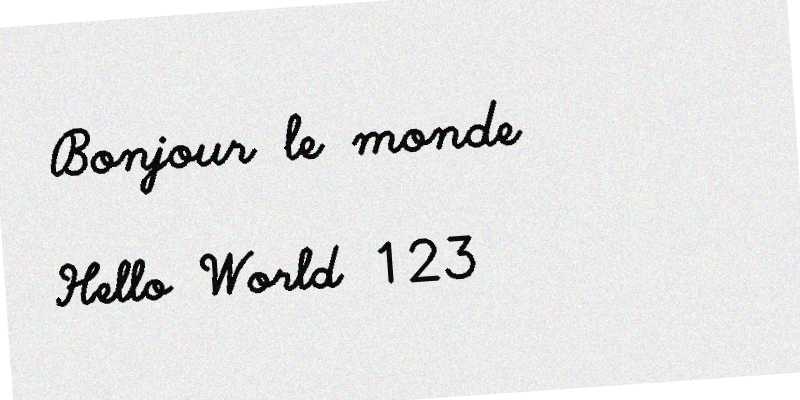
#> input picture test_images/test_manuscrit.png, 800 x 400 px
$ python -i image_processing.py   (imports and definitions only)   (older library calls are emulated)
#> lines starting #> are read from the running program, lines starting #| are printed output that depends on the picture
#> further down, picture is the input picture: shape (400, 800, 3); mean B, G, R 228.2, 228.3, 228.3
import cv2
import numpy as np

def remove_shadows(image: np.ndarray) -> np.ndarray:
    """Supprime les ombres portees en divisant l'image par son fond estime."""
    # Convertir en niveaux de gris si ce n'est pas deja le cas
    if len(image.shape) == 3:
        gray = cv2.cvtColor(image, cv2.COLOR_BGR2GRAY)
    else:
        gray = image.copy()

    # Estimer le fond avec un grand filtre median
    # kernel size doit etre suffisamment grand pour effacer le texte mais garder les ombres
    dilated = cv2.dilate(gray, np.ones((7, 7), np.uint8))
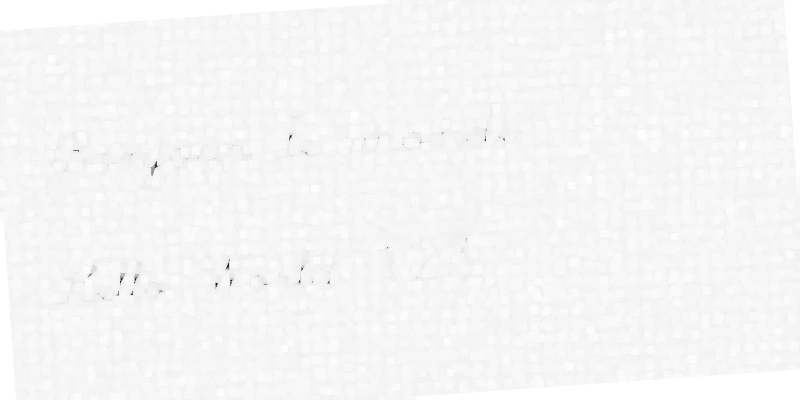
#> dilated: shape (400, 800); min 19, max 255, mean 246.4
    bg_img = cv2.medianBlur(dilated, 21)

    # Diviser l'image originale par le fond pour normaliser l'eclairage
    diff = 255 - cv2.absdiff(gray, bg_img)
    norm_img = cv2.normalize(diff, None, alpha=0, beta=255, norm_type=cv2.NORM_MINMAX, dtype=cv2.CV_8UC1)

    return norm_img

def enhance_contrast_clahe(image: np.ndarray) -> np.ndarray:
    """Ameliore le contraste local sans bruler les blancs (CLAHE)."""
    clahe = cv2.createCLAHE(clipLimit=2.0, tileGridSize=(8, 8))
    return clahe.apply(image)
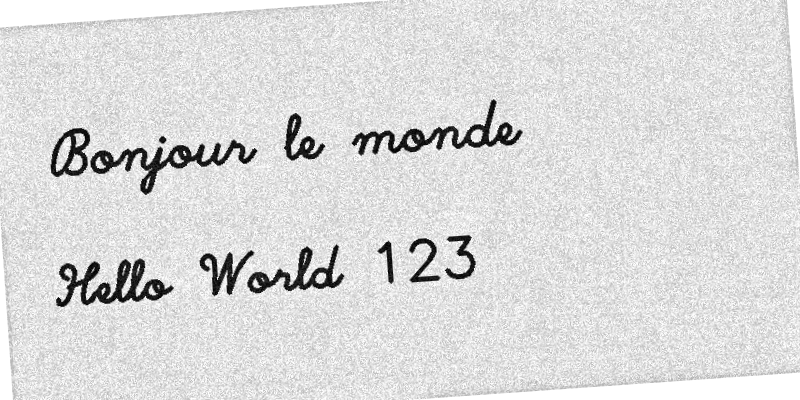
#> returned value: shape (400, 800); min 1, max 255, mean 219.1

def correct_skew(image: np.ndarray) -> np.ndarray:
    """Detecte et corrige l'inclinaison du texte (Deskewing)."""
    # Binariser l'image pour trouver le bloc de texte
    coords = np.column_stack(np.where(image > 0))
#> coords = 320000 pairs, first value 0 to 399, second value 0 to 799
    if len(coords) == 0:
        return image

    angle = cv2.minAreaRect(coords)[-1]
#> angle = -90

    # Ajustement de l'angle renvoye par minAreaRect (varie selon version OpenCV)
    if angle < -45:
        angle = -(90 + angle)
#> angle = 0
    else:
        angle = -angle

    # Ne pas pivoter si l'angle est trop faible (bruit)
    if abs(angle) < 0.5:
        return image

    (h, w) = image.shape[:2]
    center = (w // 2, h // 2)
    M = cv2.getRotationMatrix2D(center, angle, 1.0)
    rotated = cv2.warpAffine(image, M, (w, h), flags=cv2.INTER_CUBIC, borderMode=cv2.BORDER_REPLICATE)

    return rotated

def adaptive_binarization(image: np.ndarray) -> np.ndarray:
    """Binarise l'image pour avoir un texte noir pur sur fond blanc pur."""
    # Binarisation adaptative Gaussienne
    bin_img = cv2.adaptiveThreshold(image, 255, cv2.ADAPTIVE_THRESH_GAUSSIAN_C, cv2.THRESH_BINARY, 11, 2)

    # Nettoyage morphologique leger pour retirer le petit bruit (Erosion puis Dilatation)
    kernel = np.ones((1, 1), np.uint8)
    clean = cv2.morphologyEx(bin_img, cv2.MORPH_OPEN, kernel)
    return clean

def pretraiter_image(image: np.ndarray, ultra_clean: bool = False) -> np.ndarray:
    """
    Pipeline complet de pretraitement pour maximiser la qualite OCR.
    Renvoie une image RGB amelioree (car GPT-4o Vision et EasyOCR gerent bien le RGB).
    Si ultra_clean est True, applique une binarisation stricte.
    """
    # 1. Suppression des ombres (le plus important pour les photos smartphone)
    no_shadow = remove_shadows(image)

    # 2. Amelioration du contraste CLAHE
    contrasted = enhance_contrast_clahe(no_shadow)

    # 3. Deskewing basique
    straightened = correct_skew(contrasted)

    # Si on a besoin d'une image noire et blanche parfaite (utile surtout pour EasyOCR local)
    if ultra_clean:
        final = adaptive_binarization(straightened)
        # Reconvertir en RGB pour garder la coherence des types
        final = cv2.cvtColor(final, cv2.COLOR_GRAY2BGR)
    else:
        # GPT-4o Vision apprecie le niveau de gris propre plutot que le binaire strict
        final = cv2.cvtColor(straightened, cv2.COLOR_GRAY2BGR)

    return final

>>> import cv2
>>> picture = cv2.imread('../test_images/test_manuscrit.png')
>>> result = pretraiter_image(picture)
